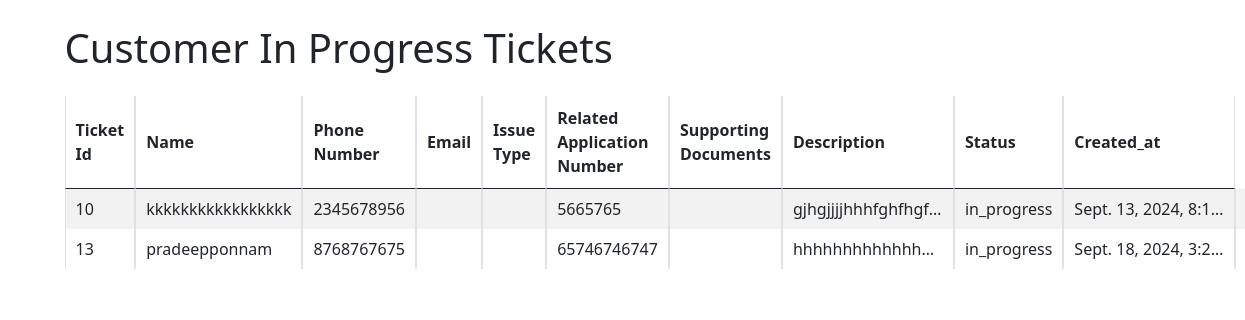
The app's page /inprogress_tickets/ with its own data.
### hyd/models.py (models this page shows, shortened)
class Ticket(models.Model):
    TICKET_STATUS_CHOICES = [
        ('New', 'New'),
        ('Open', 'Open'),
        ('In Progress', 'In Progress'),
        ('Closed', 'Closed'),
    ]
    ISSUE_CHOICES = [
        ('personal loan', 'Personal Loan'),
        ('educational loan', 'Educational Loan'),
        ('car loan', 'Car Loan'),
        ('business loan', 'Business Loan'),
        ('Loan Against Property', 'Loan Against Property'),
        ('CreditCard', 'Credit Card'),
        ('Insurance', 'Insurance'),
        ('Other Loan', 'Other Loan'),
    ]
    ticket_id = models.AutoField(primary_key=True)
    name = models.CharField(max_length=100, validators=[validate_only_letters])
    phone_number = models.CharField(max_length=15, validators=[validate_mobile_number])
    email = models.EmailField(max_length=254, unique=True, validators=[validate_email])
    issue_type = models.CharField(max_length=100, choices=ISSUE_CHOICES) # Use snake_case
    description = models.TextField()
    related_application_number = models.CharField(max_length=100, blank=True, null=True)
    status = models.CharField(max_length=20, choices=TICKET_STATUS_CHOICES, default='New')
    created_at = models.DateTimeField(auto_now_add=True)
    updated_at = models.DateTimeField(auto_now=True)

### hyd/views.py (the view)
# urls.py: path('inprogress_tickets/',views.inprogress_tickets_view,name='inprogress_tickets'),
def inprogress_tickets_view(request):
    in_progress_tickets = Ticket.objects.filter(status='in_progress')
    return render(request, 'inprogress_tickets.html', {'in_progress_tickets': in_progress_tickets})

### hyd/templates/inprogress_tickets.html (shortened to what this page needs)
<!DOCTYPE html>
<html lang="en">
<head>
    <link href="https://cdn.jsdelivr.net/npm/bootstrap@5.0.2/dist/css/bootstrap.min.css" rel="stylesheet">
    <link rel="stylesheet" href="https://cdn.datatables.net/1.13.6/css/jquery.dataTables.min.css">
    <link rel="stylesheet" href="https://cdn.datatables.net/buttons/2.3.6/css/buttons.dataTables.min.css">
    <link rel="stylesheet" href="https://cdn.datatables.net/responsive/2.4.1/css/responsive.dataTables.min.css">
</head>
<body>
    <div class="container my-4">
        <h1 class="mb-4">Customer In Progress Tickets</h1>
        <table id="ticketTable" class="table table-bordered table-striped table-responsive">
            <thead>
                <tr>
                    <th>Ticket Id</th>
                    <th>Name</th>
                    <th>Phone Number</th>
                    <th>Email</th>
                    <th>Issue Type</th>
                    <th>Related Application Number</th>
                    <th>Supporting Documents</th>
                    <th>Description</th>
                    <th>Status</th>
                    <th>Created_at</th>
                </tr>
            </thead>
            <tbody>
                {% for x in in_progress_tickets%}
                <tr>
                    <td>{{ x.ticket_id }}</td>
                    <td>{{ x.name }}</td>
                    <td>{{ x.phone_number }}</td>
                    <td>{{ x.email }}</td>
                    <td>{{ x.Issue_type }}</td>
                    <td>{{ x.related_application_number }}</td>
                    <td>{{ x.supporting_documents }}</td>
                    <td>{{ x.description }}</td>
                    <td>{{ x.status }}</td>
                    <td>{{ x.created_at }}</td>
                    <td>
                    </td>
                </tr>
                {% endfor %}
            </tbody>
        </table>
    </div>
</body>
</html>

### hyd/templates/inprogress_tickets.html (style rules this page uses)
table th { text-align: center; vertical-align: middle; }
table td { vertical-align: middle; max-width: 150px; overflow: hidden; text-overflow: ellipsis; white-space: nowrap; }
table { width: 100%; table-layout: auto; }

### records on screen
Ticket: ticket_id "10", name "kkkkkkkkkkkkkkkkk", phone_number "2345678956", related_application_number "5665765", description "gjhgjjjjhhhfghfhgf…", status "in_progress", created_at "Sept. 13, 2024, 8:1…"
Ticket: ticket_id "13", name "pradeepponnam", phone_number "8768767675", related_application_number "65746746747", description "hhhhhhhhhhhhh…", status "in_progress", created_at "Sept. 18, 2024, 3:2…"
